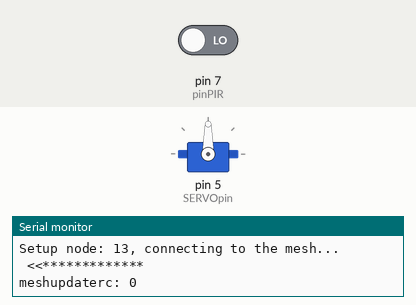
This sketch was run on a simulated Arduino Uno, built with avr-gcc and run on an emulated ATmega328P. On the bench: servo, the last lines printed to the serial monitor. The test bench sets the inputs (shaded band); at power-on: pin 7 (pinPIR) LOW. No radio packets arrive unless stated.

Above: at 2.1 s.
2.2 s: pin 7 (pinPIR) driven HIGH
At 2.67 s:
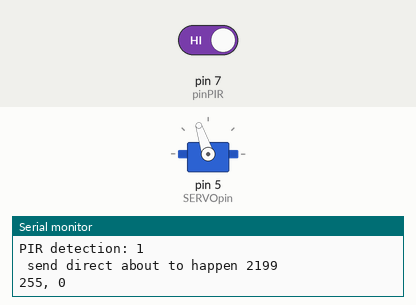
At 3.29 s:
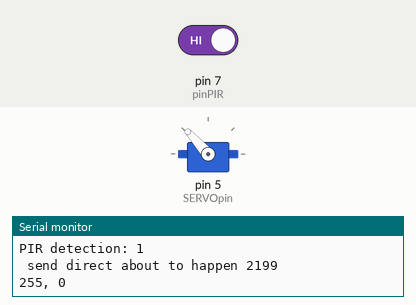
Timing chart, 0 to 14.2 s (numbered marks = the images above; inputs shaded):
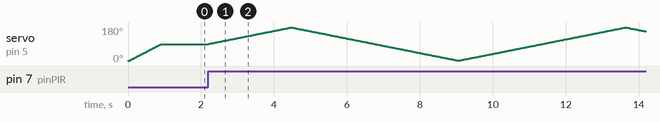

The sketch:

mesh_nano6.ino
```cpp
/*
 * Nano with external RF module
 */

#include "RF24Network.h"
#include "RF24.h"
#include "RF24Mesh.h"
#include <SPI.h>

#include <Servo.h>

#define pinPIR 7 // PIR pin connection

#define SERVOpin 5 // Servo pin connection

#define radioChannel 96
/** User Configuration per 'slave' node: nodeID **/
#define slaveNodeID 13
#define masterNodeID 0

/**** Configure the nrf24l01 CE and CSN pins ****/
// for the NANO with onboard RF24 module:
// RF24 radio(10, 9); // nRF24L01 (CE, CSN)
// for the UNO/NANO with external RF24 module:
//RF24 radio(8, 7); // nRF24L01 (CE, CSN)

#define CE_PIN 10
#define CSN_PIN 9
RF24 radio(CE_PIN, CSN_PIN); // nRF24L01 (CE, CSN)

RF24Network network(radio);
RF24Mesh mesh(radio, network);

Servo myservo;  // create servo object to control a servo

unsigned long const keywordvalM = 0xfeebbeef;
unsigned long const keywordvalS = 0xbeeffeeb;

// Payload from/for MASTER
struct payload_from_master {
  unsigned long keyword;
  uint32_t counter;
  bool relay1;
  bool relay2;
};

// Payload from/for SLAVE
struct payload_from_slave {
  unsigned long keyword;
  uint32_t timing;
  uint8_t nodeId;
  uint8_t detection;
  uint8_t distance;
};

uint32_t sleepTimer = 0;
bool meshrunning = false;

void restart_arduino(){
  Serial.println(F("Restart the Arduino board..."));
  delay(2000);
  //NVIC_SystemReset(); // TBD
}

bool meshstartup(){
  if (meshrunning){
    Serial.println(F("Radio issue, turn op PA level?"));
  }
  return mesh.begin(radioChannel, RF24_250KBPS);
}

// bool PIRdetection(){
//   //bool activedetection = digitalRead(pinPIR) == HIGH;
//   //Serial.println(activedetection);
//   return digitalRead(pinPIR) == HIGH;
// }

void setup() {
  Serial.begin(115200);
  Serial.println(F(" ************<<"));

  //pinMode(LED_BUILTIN, OUTPUT);
  //digitalWrite(LED_BUILTIN, LOW);

  pinMode(pinPIR, INPUT);

  myservo.attach(SERVOpin);
  for (int p = 0; p <= 90; p += 1) { // goes from 0 degrees to 180 degrees
    // in steps of 1 degree
    myservo.write(p);              // tell servo to go to position in variable 'pos'
    delay(10);                     // waits 15ms for the servo to reach the position
  }

  if (!radio.begin()){
    Serial.println(F("Radio hardware error."));
    while (1) {
      // hold in an infinite loop
    }
  }
  radio.setPALevel(RF24_PA_MIN, 0);

  // Set the nodeID manually
  mesh.setNodeID(slaveNodeID);
  Serial.print(F("Setup node: "));
  Serial.print(slaveNodeID);
  Serial.println(F(", connecting to the mesh..."));
  // Connect to the mesh
  meshrunning = meshstartup();

  Serial.println(F(" <<*************"));
  Serial.flush();
}

unsigned int mesherror = 0;
uint8_t meshupdaterc = 0;
uint8_t rem_meshupdaterc = 200;
bool detectionval = false;
bool remdetectionval = false;
uint8_t detval = 0;
uint8_t distval = 0;
bool sendDirect = false;

unsigned long stopPresenceDetectionTime = 0;
//int posServo = 0; // variable to store the servo position
bool swingServo = false;
uint32_t servoTimer = 0;

void handleServo(){
  static int pos = 90;
  static int rempos = 10;
  static int incremental = 1;
  if ((swingServo)||(pos != 90)){ // calculate next pos
    pos += incremental;
    myservo.write(pos); // tell servo to go to position in variable 'pos'
  }
  if (((pos < 3)&&(incremental<0))||((pos > 177)&&(incremental>0))){
    incremental = -incremental;
  }
  // if (pos != rempos){
  //   Serial.print(F(", "));
  //   Serial.print(pos);
  //   Serial.print(F(", inc: "));
  //   Serial.println(incremental);
  //   rempos = pos;
  // }
}

unsigned long timinginloop = 0;

void loop() {

  timinginloop = millis();

  if (mesherror > 8) {
    meshrunning = meshstartup();
    mesherror = 0;
  }
  // Call mesh.update to keep the network updated
  meshupdaterc = mesh.update();
  if (meshupdaterc != rem_meshupdaterc) {
    Serial.print(F("meshupdaterc: "));
    Serial.println(meshupdaterc);
    rem_meshupdaterc = meshupdaterc;
  }

  //// Receive a message from master if available - START
  while (network.available()) {
    RF24NetworkHeader header;
    payload_from_master payload;
    network.read(header, &payload, sizeof(payload));
    Serial.print(F("Received packet #"));
    Serial.println(payload.counter);
    if (payload.keyword == keywordvalM) {

    }
    else{
      Serial.println(F("Wrong keyword"));
    }
  }
  //// Receive a message from master if available - END

  if(sendDirect){
    Serial.print(F(" send direct about to happen "));
    Serial.println(timinginloop);
  }
  //// Send to the master node every x seconds - BEGIN
  if ((sendDirect) || (timinginloop - sleepTimer > 10000)) {
    sleepTimer = timinginloop;
    sendDirect = false;
    payload_from_slave payloadM = {keywordvalS, sleepTimer, slaveNodeID, detval, distval};
    Serial.print(detval);
    Serial.print(F(", "));
    Serial.println(distval);

    // // Send an 'M' type message containing the current millis()
    // if (!mesh.write(&payloadM, 'M', sizeof(payloadM))) {
    //   // If a write fails, check connectivity to the mesh network
    //   if (!mesh.checkConnection()) {
    //     //refresh the network address
    //     Serial.println(F("Renewing Address"));
    //     if (mesh.renewAddress() == MESH_DEFAULT_ADDRESS) {
    //       // If address renewal fails, reconfigure the radio and restart the mesh
    //       // This allows recovery from most, if not all radio errors
    //       meshstartup();
    //     }
    //   }
    //   else {
    //     //Serial.println(F("Send fail, Test OK"));
    //     mesherror++;
    //   }
    // } else {
    //   Serial.print(F("Send to Master OK: "));
    //   Serial.println(payloadM.timing);
    //   mesherror = 0;
    // }
  }
  //// Send to the master node every x seconds - END

  detectionval = digitalRead(pinPIR) == HIGH;
  detval = 0;
  if (detectionval){
    detval = 0xff;
    if (!swingServo){
      sendDirect = true; // send new detection directly
      //digitalWrite(LED_BUILTIN, HIGH);
    }
    swingServo = true;
    stopPresenceDetectionTime = timinginloop;
  }
  if (remdetectionval != detectionval){
    remdetectionval = detectionval;
    Serial.print(F("PIR detection: "));
    Serial.println(detectionval);
  }

  //if (timinginloop - stopPresenceDetectionTime > 60000) { // scan time after detection
  if (timinginloop - stopPresenceDetectionTime > 10000) { // scan time after detection
    swingServo = false;
    //digitalWrite(LED_BUILTIN, LOW);
  }

  if (timinginloop - servoTimer > 25) { // limit rotation speed
    servoTimer = timinginloop;
    handleServo();
  }

}
```
